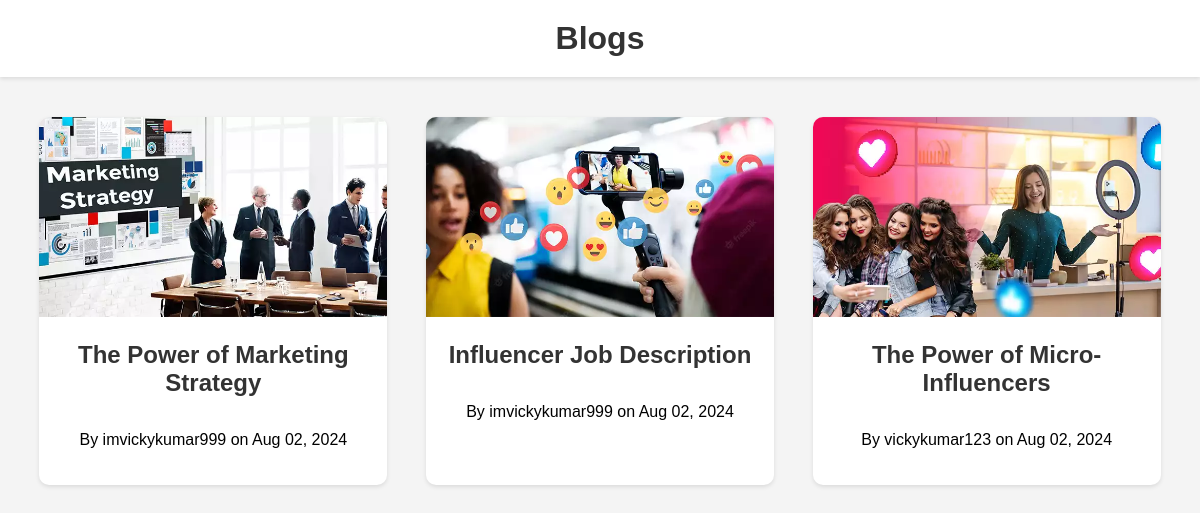
The page / on the database its author committed.
### blog/models.py (models this page shows, shortened)
class Post(models.Model):
    title = models.CharField(max_length=200)
    content = RichTextField()
    created_at = models.DateTimeField(auto_now_add=True)
    updated_at = models.DateTimeField(auto_now=True)
    image = models.ImageField(upload_to='blog_images/', blank=True, null=True)
    author = models.ForeignKey(User, on_delete=models.CASCADE, default=1)  # Temporary default

### blog/views.py (the view)
# urls.py: path('', views.home, name='home'),
def home(request):
    posts = Post.objects.all()
    return render(request, 'blog/home.html', {'posts': posts})

### blog/templates/blog/home.html (shortened to what this page needs)
{% load static %}
<!DOCTYPE html>
<html lang="en">
<head>
</head>
<body>
    <header>
        <h1>Blogs</h1>
    </header>
    <main>
        <div class="blog-container">
            {% for post in posts %}
                <div class="blog-post">
                    {% if post.image %}
                        <img src="{{ post.image.url }}" alt="{{ post.title }}" class="blog-image">
                    {% else %}
                        <img src="{% static 'blog/default-image.jpg' %}" alt="Blog image" class="blog-image">
                    {% endif %}
                    <div class="blog-content">
                        <h2><a href="{% url 'post_detail' post.pk %}">{{ post.title }}</a></h2><br>
                        <p>By {{ post.author.username }} on {{ post.created_at|date:"M d, Y" }}</p>
                    </div>
                </div>
            {% endfor %}
        </div>
    </main>
</body>
</html>

### blog/templates/blog/home.html (style rules this page uses)
body { font-family: Arial, sans-serif; margin: 0; padding: 0; background-color: #f4f4f4; overflow-x: hidden; }
header { background-color: #fff; padding: 20px; width: 100%; box-shadow: 0 2px 4px rgba(0,0,0,0.1); box-sizing: border-box; }
header h1 { margin: 0; font-size: 2em; color: #333; flex-grow: 1; text-align: center; white-space: normal; overflow: visible; text-overflow: clip; }
main { padding: 20px; max-width: 100%; box-sizing: border-box; }
.blog-container { display: flex; flex-wrap: wrap; justify-content: space-around; margin: 0 auto; max-width: 1200px; box-sizing: border-box; }
.blog-post { background-color: #fff; width: 30%; margin: 20px 10px; box-shadow: 0 2px 4px rgba(0,0,0,0.1); border-radius: 10px; overflow: hidden; text-align: center; box-sizing: border-box; }
.blog-image { width: 100%; height: 200px; object-fit: cover; }
.blog-content { padding: 20px; }
.blog-content h2 { font-size: 1.5em; color: #333; margin: 0; }
.blog-content h2 a { text-decoration: none; color: inherit; }

### rows shown on the page
Post: image (picture), title "The Power of Marketing Strategy", author.username "imvickykumar999", created_at "Aug 02, 2024"
Post: image (picture), title "Influencer Job Description", author.username "imvickykumar999", created_at "Aug 02, 2024"
Post: image (picture), title "The Power of Micro-Influencers", author.username "vickykumar123", created_at "Aug 02, 2024"
